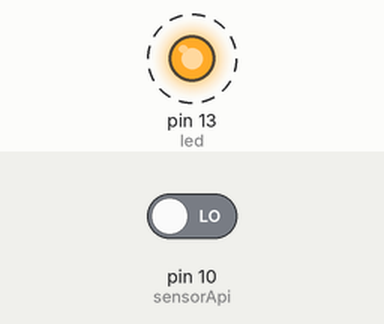
The sketch below on a simulated Arduino Uno, built with avr-gcc and run on an emulated ATmega328P. Shown: output pins drawn as LEDs (lit = HIGH). Dashed ring = blinking. Inputs (shaded band) come from the test bench; at power-on: pin 10 (sensorApi) LOW. What the sketch prints to the serial monitor is not drawn.

Above: at 0.5 s.
Timing chart, 0 to 4.6 s (numbered marks = the images above):
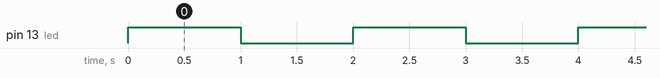

The sketch:

nyobasensor.ino
```cpp
int led = 13;
int sensorApi = 10;

void setup() {
  // put your setup code here, to run once:
  pinMode(led, OUTPUT);
  pinMode(sensorApi, INPUT);
  Serial.begin(9600);
}

void loop() {
  // put your main code here, to run repeatedly:
  digitalWrite(led, HIGH);
  int data = digitalRead(sensorApi);
  delay(1000);
  Serial.print(data);
  digitalWrite(led, LOW);
  delay(1000);
}
```

Measured:
- by itself, pin 13 (led): alternates HIGH for 1.0 s and LOW for 1.0 s
